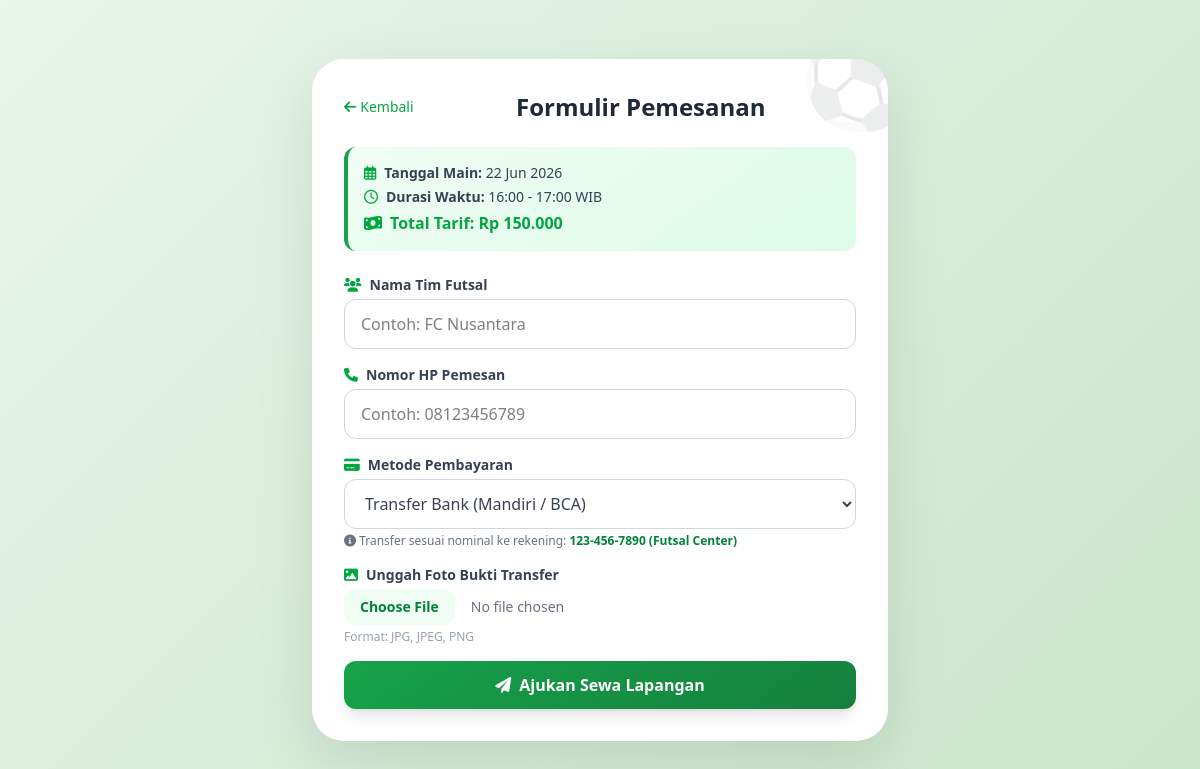
Page /views/formulir_booking.php?id_slot=7 (signed in) on the committed database.
### tables this page shows
CREATE TABLE `slot_waktu` (
  `id_slot` int(11) NOT NULL,
  `id_lapangan` int(11) NOT NULL,
  `tanggal` date NOT NULL,
  `jam_mulai` time NOT NULL,
  `jam_selesai` time NOT NULL,
  `status_slot` enum('kosong','terkunci','terisi') DEFAULT 'kosong',
  `lock_expired_at` datetime DEFAULT NULL,
  `tarif` decimal(10,2) NOT NULL
);

### views/formulir_booking.php (the view, shortened to what this page needs)
<?php
$id_slot = $_GET['id_slot'] ?? 0;
$database = new Database();
$dbConn = $database->getConnection();
$stmt = $dbConn->prepare("SELECT * FROM slot_waktu WHERE id_slot = :id LIMIT 1");
$stmt->bindParam(":id", $id_slot);
$stmt->execute();
$slotDetail = $stmt->fetch();
?>
<!DOCTYPE html>
<html lang="id">
<head>
    <script src="https://cdn.jsdelivr.net/npm/@tailwindcss/browser@4"></script>
    <link rel="stylesheet" href="https://cdnjs.cloudflare.com/ajax/libs/font-awesome/6.0.0-beta3/css/all.min.css">
</head>
<body class="min-h-screen py-8 px-4 flex items-center justify-center">
    <div class="form-card w-full max-w-xl p-6 md:p-8 relative overflow-hidden">
        <div class="absolute -top-8 -right-8 text-8xl opacity-10 select-none">⚽</div>
        <div class="flex items-center gap-3 mb-6">
            <a href="jadwal.php" class="text-green-600 hover:underline text-sm flex items-center gap-1">
                <i class="fas fa-arrow-left"></i> Kembali
            </a>
            <h2 class="text-2xl font-extrabold text-gray-800 flex-1 text-center">Formulir Pemesanan</h2>
        </div>
        <div class="detail-slot p-4 rounded-xl mb-6 space-y-1 text-sm text-gray-700">
            <p><i class="far fa-calendar-alt text-green-600 mr-2"></i><strong>Tanggal Main:</strong> <?php echo date('d M Y', strtotime($slotDetail->tanggal)); ?></p>
            <p><i class="far fa-clock text-green-600 mr-2"></i><strong>Durasi Waktu:</strong> <?php echo date('H:i', strtotime($slotDetail->jam_mulai)) . ' - ' . date('H:i', strtotime($slotDetail->jam_selesai)); ?> WIB</p>
            <p class="text-green-600 font-bold text-base"><i class="fas fa-money-bill-wave mr-2"></i><strong>Total Tarif:</strong> Rp <?php echo number_format($slotDetail->tarif, 0, ',', '.'); ?></p>
        </div>
        <form action="" method="POST" enctype="multipart/form-data" class="space-y-4">
            <div>
                <label class="block text-sm font-semibold text-gray-700 mb-1"><i class="fas fa-users text-green-600 mr-2"></i>Nama Tim Futsal</label>
                <input type="text" name="nama_tim" required placeholder="Contoh: FC Nusantara"
                       class="w-full px-4 py-3 border border-gray-300 rounded-xl focus:ring-2 focus:ring-green-500 focus:border-green-500 outline-none transition">
            </div>
            <div>
                <label class="block text-sm font-semibold text-gray-700 mb-1"><i class="fas fa-phone text-green-600 mr-2"></i>Nomor HP Pemesan</label>
                <input type="text" name="no_hp_pemesan" required placeholder="Contoh: 08123456789"
                       class="w-full px-4 py-3 border border-gray-300 rounded-xl focus:ring-2 focus:ring-green-500 focus:border-green-500 outline-none transition">
            </div>
            <div>
                <label class="block text-sm font-semibold text-gray-700 mb-1"><i class="fas fa-credit-card text-green-600 mr-2"></i>Metode Pembayaran</label>
                <select name="metode_bayar" class="w-full px-4 py-3 border border-gray-300 rounded-xl focus:ring-2 focus:ring-green-500 focus:border-green-500 outline-none text-gray-700">
                    <option value="transfer_bank">Transfer Bank (Mandiri / BCA)</option>
                </select>
                <p class="text-xs text-gray-500 mt-1"><i class="fas fa-info-circle"></i> Transfer sesuai nominal ke rekening: <strong class="text-green-700">123-456-7890 (Futsal Center)</strong></p>
            </div>
            <div>
                <label class="block text-sm font-semibold text-gray-700 mb-1"><i class="fas fa-image text-green-600 mr-2"></i>Unggah Foto Bukti Transfer</label>
                <input type="file" name="bukti_bayar" required accept="image/png, image/jpeg, image/jpg"
                       class="w-full text-sm text-gray-500 file:mr-4 file:py-2 file:px-4 file:rounded-xl file:border-0 file:text-sm file:font-semibold file:bg-green-50 file:text-green-700 hover:file:bg-green-100">
                <p class="text-xs text-gray-400 mt-1">Format: JPG, JPEG, PNG</p>
            </div>
            <button type="submit"
                    class="w-full btn-futsal text-white font-bold py-3 rounded-xl transition duration-200 shadow-lg flex items-center justify-center gap-2">
                <i class="fas fa-paper-plane"></i> Ajukan Sewa Lapangan
            </button>
        </form>
    </div>
</body>
</html>

### views/formulir_booking.php (style rules this page uses)
body { background: linear-gradient(135deg, #e8f5e9 0%, #c8e6c9 100%); font-family: 'Segoe UI', Tahoma, Geneva, Verdana, sans-serif; }
.form-card { background: white; border-radius: 2rem; box-shadow: 0 20px 60px rgba(0,0,0,0.1); }
.btn-futsal { background: linear-gradient(145deg, #16a34a, #15803d); transition: all 0.2s ease; }
.detail-slot { background: linear-gradient(145deg, #f0fdf4, #dcfce7); border-left: 4px solid #16a34a; }

### rows in the picture
slot_waktu: tanggal "22 Jun 2026", jam_mulai "16:00", jam_selesai "17:00", tarif "150.000"
